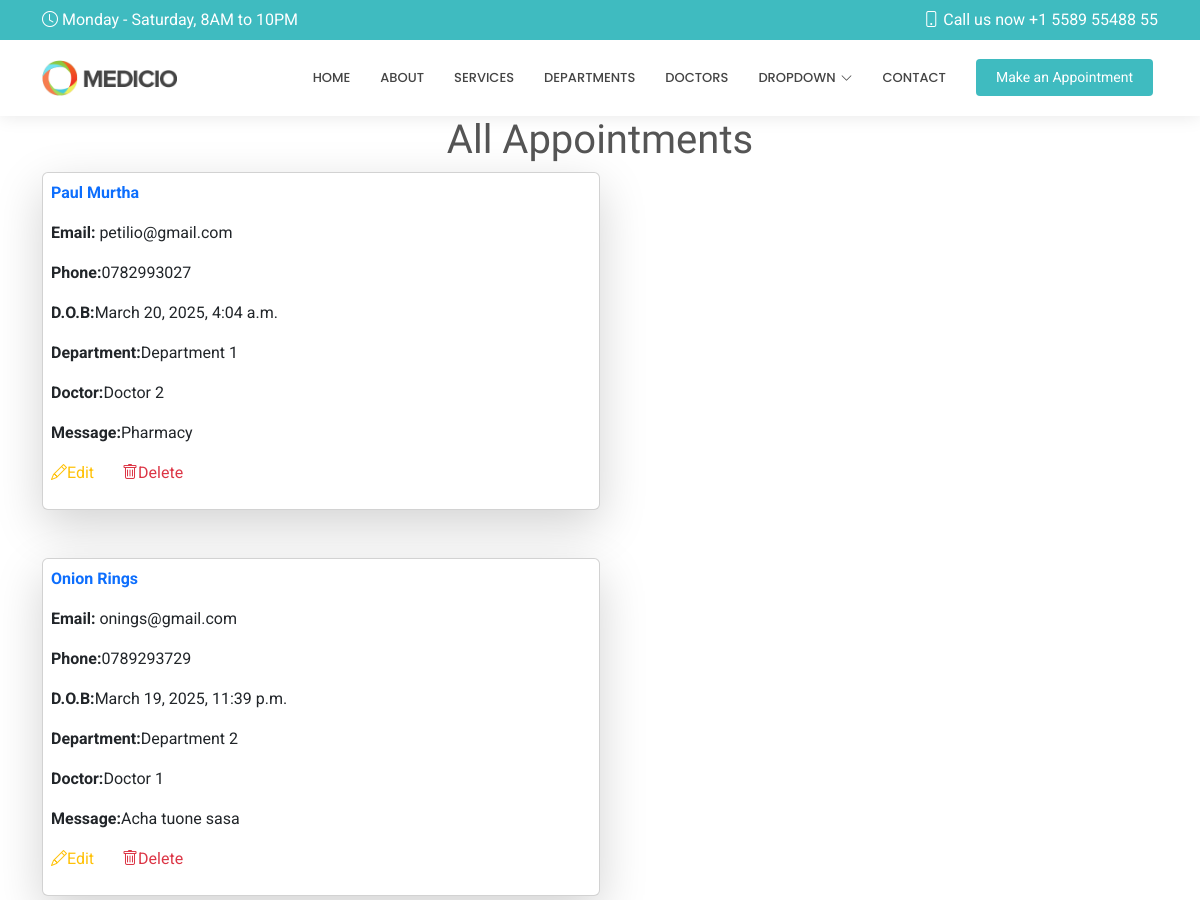
The app's page /show-appointments/ (upper part), older data.
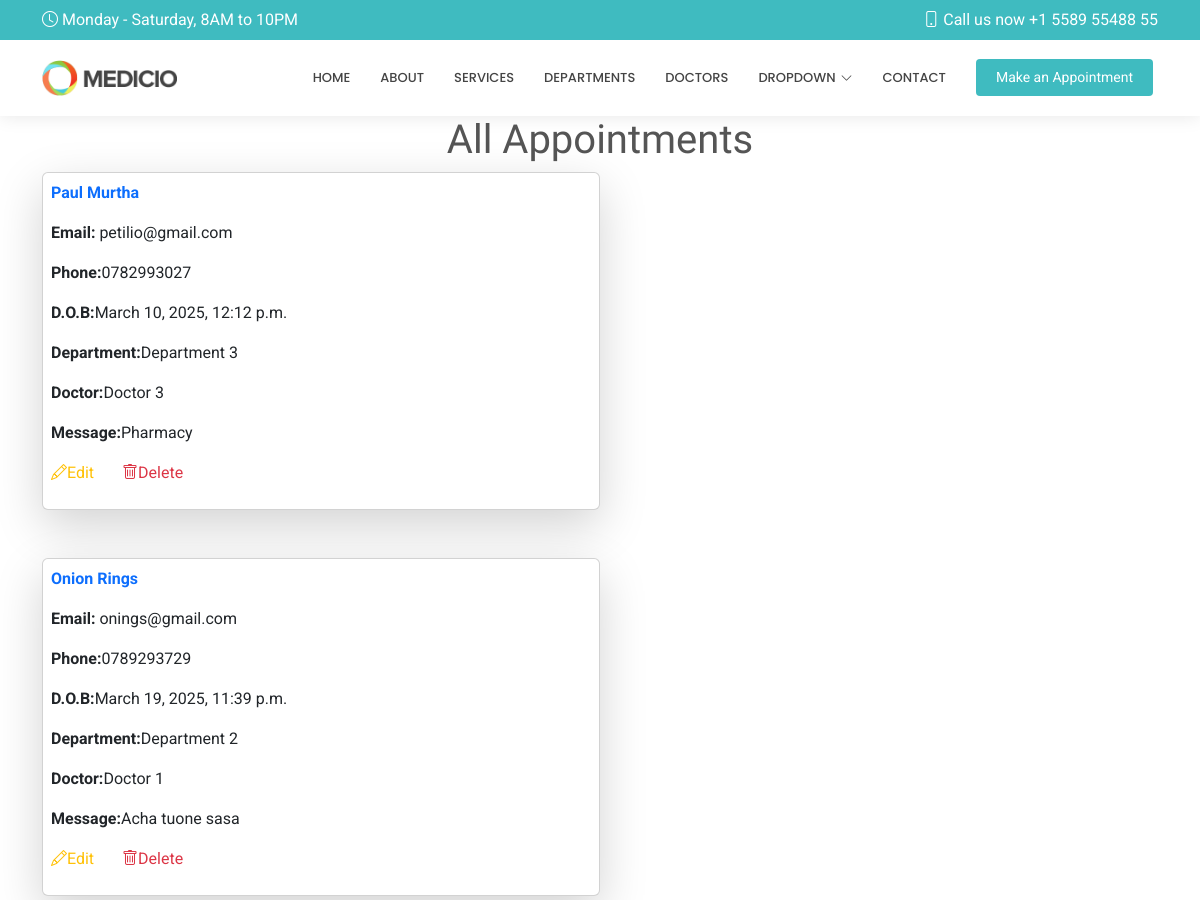
The same page, newer data.
### HospitalApp/models.py (models this page shows, shortened)
class Appointment(models.Model):
    name = models.CharField(max_length=50)
    email = models.EmailField()
    phone_number = models.CharField(max_length=10)
    date_of_birth = models.DateTimeField()
    department = models.CharField(max_length=50)
    doctor = models.CharField(max_length=50)
    message = models.TextField()

### HospitalApp/views.py (the view)
# urls.py: path('show-appointments/', views.showappoint, name='show-appointments'),
def showappoint(request):
    all = Appointment.objects.all()
    return render(request, 'showappointments.html', {'appointments': all})

### Templates/showappointments.html (shortened to what this page needs)
{% extends 'starter-page.html' %}
{% load static %}
{% block content %}
    <h1 class="text-center">All Appointments</h1>
    <div class="d-flex gap-5 flex-wrap container">
    {% for x in appointments %}
        <div class="card w-50 p-2 shadow-lg">
        <p class="fw-bolder text-primary">{{ x.name }}</p>
        <p><b>Email:</b> {{ x.email }}</p>
        <p><b>Phone:</b>{{ x.phone_number }}</p>
        <p><b>D.O.B:</b>{{ x.date_of_birth }}</p>
        <p><b>Department:</b>{{ x.department }}</p>
        <p><b>Doctor:</b>{{ x.doctor }}</p>
        <p><b>Message:</b>{{ x.message }}</p>
        <p>
            <a href="{% url 'edit-appointment-details' x.id %}" class="text-warning me-4">
                <i class="bi bi-pencil"></i>Edit
            </a>
            <a href="/deleteappoint/{{ x.id }}" class="text-danger">
                <i class="bi bi-trash"></i>Delete
            </a>
        </p>
        </div>
    {% endfor %}
    </div>
{% endblock %}

### Templates/starter-page.html (shortened to what this page needs)
<!DOCTYPE html>
<html lang="en">
<head>
    {% load static %}
  <link href="{% static 'assets/vendor/bootstrap/css/bootstrap.min.css' %}" rel="stylesheet">
  <link href="{% static 'assets/vendor/bootstrap-icons/bootstrap-icons.css' %}" rel="stylesheet">
  <link href="{% static 'assets/vendor/aos/aos.css' %}" rel="stylesheet">
  <link href="{% static 'assets/vendor/fontawesome-free/css/all.min.css' %}" rel="stylesheet">
  <link href="{% static 'assets/vendor/glightbox/css/glightbox.min.css' %}" rel="stylesheet">
  <link href="{% static 'assets/vendor/swiper/swiper-bundle.min.css' %}" rel="stylesheet">
  <link href="{% static 'assets/css/main.css' %}" rel="stylesheet">
</head>
<body class="starter-page-page">
  <header id="header" class="header sticky-top">
    <div class="topbar d-flex align-items-center">
      <div class="container d-flex justify-content-center justify-content-md-between">
        <div class="d-none d-md-flex align-items-center">
          <i class="bi bi-clock me-1"></i> Monday - Saturday, 8AM to 10PM
        </div>
        <div class="d-flex align-items-center">
          <i class="bi bi-phone me-1"></i> Call us now +1 5589 55488 55
        </div>
      </div>
    </div>
    <div class="branding d-flex align-items-center">
      <div class="container position-relative d-flex align-items-center justify-content-end">
        <a href="{% url 'home' %}" class="logo d-flex align-items-center me-auto">
          <img src="{% static 'assets/img/logo.png' %}" alt="">
        </a>
        <nav id="navmenu" class="navmenu">
          <ul>
            <li><a href="{% url 'home' %}">Home</a></li>
            <li><a href="{% url 'about' %}">About</a></li>
            <li><a href="{% url 'services' %}">Services</a></li>
            <li><a href="{% url 'departments' %}">Departments</a></li>
            <li><a href="{% url 'doctors' %}">Doctors</a></li>
            <li class="dropdown"><a href="#"><span>Dropdown</span> <i class="bi bi-chevron-down toggle-dropdown"></i></a>
            </li>
            <li><a href="{% url 'contacts' %}">Contact</a></li>
          </ul>
        </nav>
        <a class="cta-btn" href="{% url 'appointment' %}">Make an Appointment</a>
      </div>
    </div>
  </header>
  <main class="main">
    {% block content %}
    {% endblock %}
  </main>
</body>
</html>

### static/assets/css/main.css (style rules this page uses)
:root { --default-font: "Roboto", system-ui, -apple-system, "Segoe UI", Roboto, "Helvetica Neue", Arial, "Noto Sans", "Liberation Sans", sans-serif, "Apple Color Emoji", "Segoe UI Emoji", "Segoe UI Symbol", "Noto Color Emoji"; --heading-font: "Raleway", sans-serif; --nav-font: "Poppins", sans-serif; }
:root { --background-color: #ffffff; --default-color: #444444; --heading-color: #555555; --accent-color: #3fbbc0; --surface-color: #ffffff; --contrast-color: #ffffff; }
:root { --nav-color: #444444; --nav-hover-color: #3fbbc0; --nav-mobile-background-color: #ffffff; --nav-dropdown-background-color: #ffffff; --nav-dropdown-color: #444444; --nav-dropdown-hover-color: #3fbbc0; }
:root { scroll-behavior: smooth; }
body { color: var(--default-color); background-color: var(--background-color); font-family: var(--default-font); }
a { color: var(--accent-color); text-decoration: none; transition: 0.3s; }
h1, h2, h3, h4, h5, h6 { color: var(--heading-color); font-family: var(--heading-font); }
.header { color: var(--default-color); background-color: var(--background-color); transition: all 0.5s; z-index: 997; box-shadow: 0px 0 18px rgba(0, 0, 0, 0.1); }
.header .topbar { background-color: var(--accent-color); color: var(--contrast-color); height: 40px; padding: 0; transition: all 0.5s; }
.header .branding { min-height: 60px; padding: 10px 0; }
.header .logo { line-height: 1; }
.header .logo img { max-height: 36px; margin-right: 8px; }
.header .cta-btn, .header .cta-btn:focus { color: var(--contrast-color); background: var(--accent-color); font-size: 14px; padding: 8px 20px; margin: 0 5px 0 30px; border-radius: 4px; transition: 0.3s; }
@media (min-width: 1200px) { .navmenu { padding: 0; } }
@media (min-width: 1200px) { .navmenu ul { margin: 0; padding: 0; display: flex; list-style: none; align-items: center; } }
@media (min-width: 1200px) { .navmenu li { position: relative; } }
@media (min-width: 1200px) { .navmenu a, .navmenu a:focus { color: var(--nav-color); padding: 18px 15px; font-size: 13px; font-family: var(--nav-font); font-weight: 500; text-transform: uppercase; display: flex; align-items: center; justify-content: space-between; white-space: nowrap; transition: 0.3s; } }
@media (min-width: 1200px) { .navmenu a i, .navmenu a:focus i { font-size: 12px; line-height: 0; margin-left: 5px; transition: 0.3s; } }
@media (min-width: 1200px) { .navmenu li:last-child a { padding-right: 0; } }

Row changes from the older to the newer data that the page shows:
changed Appointment "Paul Murtha": date_of_birth "March 20, 2025, 4:04 a.m." → "March 10, 2025, 12:12 p.m."; department "Department 1" → "Department 3"; doctor "Doctor 2" → "Doctor 3"
